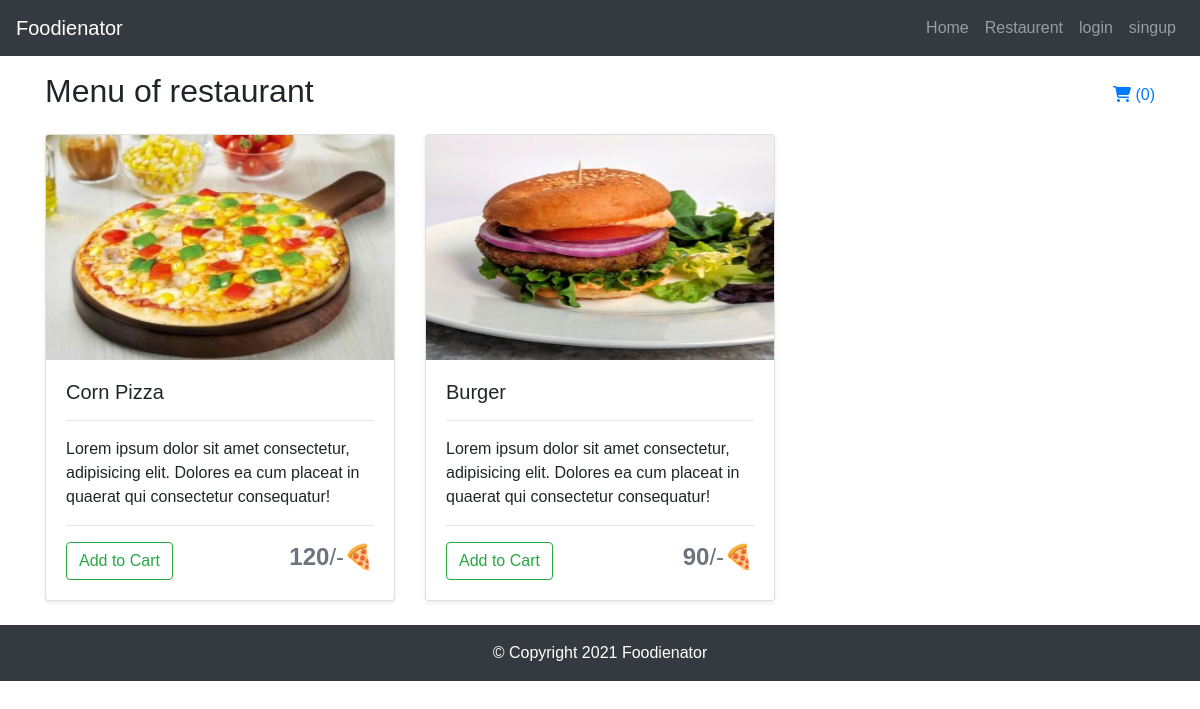
Page /dish/list/2 on the committed database.
### tables this page shows
CREATE TABLE `dishesh` (
  `d_id` int(11) NOT NULL,
  `r_id` int(11) NOT NULL,
  `name` varchar(255) NOT NULL,
  `about` varchar(255) NOT NULL,
  `price` float NOT NULL,
  `img` text NOT NULL
);

### application/controllers/Dish.php (called while the page is built, shortened)
<?php
class Dish extends CI_Controller {
    function __construct(){
        $this->load->library('cart');
    }
    public function list($id) {
        $this->load->model('Menu_model');
        $dishesh = $this->Menu_model->getDishesh($id);
        $data['dishesh'] = $dishesh;
        $this->load->view('front/dish', $data);
    }
}

### index.php (called while the page is built, shortened)
<?php
require_once BASEPATH.'core/CodeIgniter.php';

### application/models/Menu_model.php (called while the page is built, shortened)
<?php
class Menu_model extends CI_Model {
    public function getDishesh($id) {
        $this->db->where('r_id', $id);
        $dish = $this->db->get('dishesh')->result_array();
        return $dish;
    }
}

### application/views/front/dish.php (the view, shortened to what this page needs)
<!DOCTYPE html>
<html lang="en">
<div class="container">
    <div class="my-3 d-flex justify-content-between align-items-center">
        <h2>Menu of restaurant</h2>
        <a href="<?php echo base_url().'cart'; ?>" class="cart-link" title="View cart"><i
                class="fas fa-shopping-cart"></i>
            <span>(<?php echo $this->cart->total_items(); ?>)</span></a>
    </div>
    <div class="row">
        <?php if(!empty($dishesh)) { ?>
        <?php foreach($dishesh as $dish) { ?>
        <div class="col-md-4">
            <div class="card mb-4 shadow-sm">
                <?php $image = $dish['img'];?>
                <img class="bd-placeholder-img card-img-top" width="100%" height="225"
                    src="<?php echo base_url().'public/uploads/dishesh/thumb/'.$image; ?>">
                <div class="card-body">
                    <h5 class="card-title"><?php echo $dish['name']; ?></h5>
                    <hr>
                    <p class="card-text"><?php echo $dish['about']; ?></p>
                    <hr>
                    <div class="d-flex justify-content-between align-items-center">
                        <div class="btn-group">
                            <a href="<?php echo base_url().'Dish/addToCart/'.$dish['d_id']; ?>"
                                class="btn btn-outline-success">Add to
                                Cart</a>
                        </div>
                        <h4 class="text-muted"><b><?php echo $dish['price']; ?></b>/-🍕</h4>
                    </div>
                </div>
            </div>
        </div>
        <?php } ?>
        <?php } else { ?>
        <div class="jumbotron">
            <h1>No records found</h1>
        </div>
        <?php } ?>
    </div>
</div>
</html>

### public/front/css/index.css (style rules this page uses)
body, html { height: 100%; margin: 0; font-family: Arial, Helvetica, sans-serif; }
.bd-placeholder-img { font-size: 1.125rem; text-anchor: middle; -webkit-user-select: none; -moz-user-select: none; -ms-user-select: none; user-select: none; }

### rows in the picture
dishesh: img (picture), name "Corn Pizza", about "Lorem ipsum dolor sit amet consectetur, adipisicing elit. Dolores ea cum placeat in quaerat qui consectetur consequatur!", price "120"
dishesh: img (picture), name "Burger", about "Lorem ipsum dolor sit amet consectetur, adipisicing elit. Dolores ea cum placeat in quaerat qui consectetur consequatur!", price "90"

### other values in the picture
$this->cart->total_items() "0"
